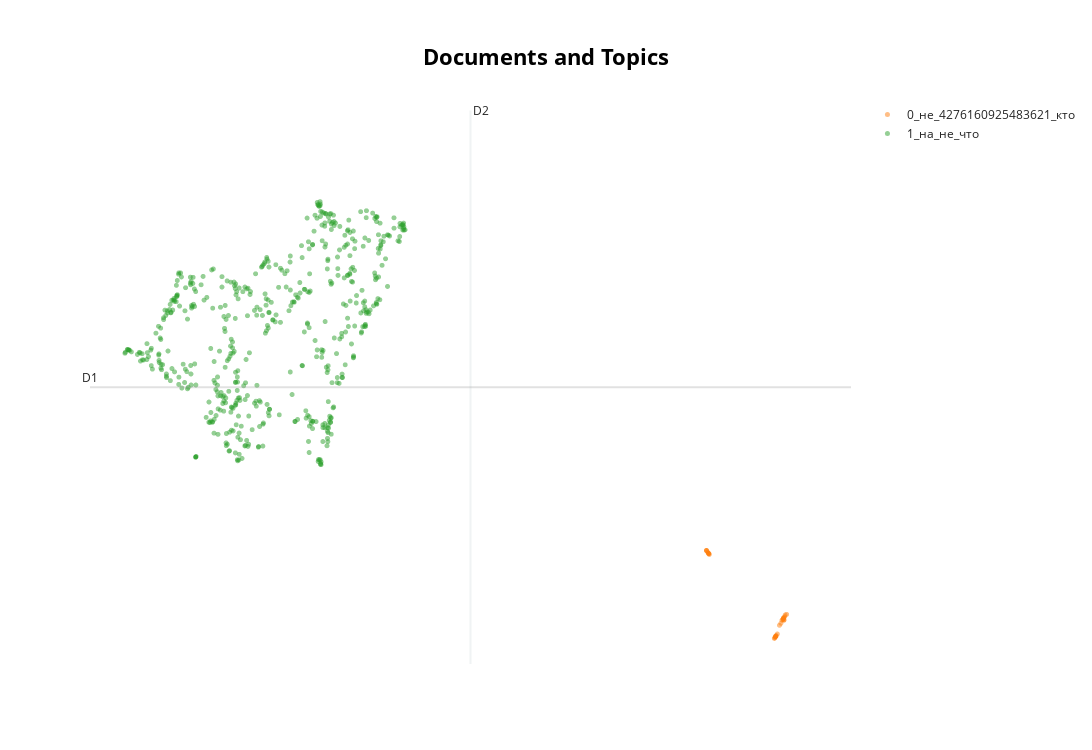

Notebook code cell kept with this figure:
### Code cell
topic_model.visualize_documents(docs, reduced_embeddings=reduced_embeddings, 
                                hide_document_hover=True, hide_annotations=True)

### Figure 1 — Plotly figure (JSON) as saved in the notebook; plotly's stock layout.template omitted (floating-point values rounded to 4 significant figures; data arrays with more than 128 entries replaced by an {"elided": "..."} marker saying what was removed)
{"data": [{"hoverinfo": "text", "marker": {"color": "#CFD8DC", "opacity": 0.5, "size": 5}, "mode": "markers+text", "name": "other", "showlegend": false, "type": "scattergl", "x": [null], "y": [null]}, {"hoverinfo": "text", "marker": {"opacity": 0.5, "size": 5}, "mode": "markers+text", "name": "0_не_4276160925483621_кто", "text": ["", "", "", "", "", "", "", "", "", "", "", "", "", "", "", "", "", "", "", "", "", "", "", "", "", "", "", "", "", "", "", "", "", ""], "textfont": {"size": 12}, "type": "scattergl", "x": [11.38, 9.561, 9.501, 11.6, 9.577, 11.58, 11.4, 9.527, 11.68, 11.38, 11.61, 11.36, 9.549, 9.555, 9.499, 9.5, 11.38, 11.61, 11.53, 11.43, 11.38, 11.59, 11.56, 11.59, 11.4, 11.6, 11.64, 11.63, 9.549, 11.35, 11.61, 11.38, 11.49, 9.568], "y": [3.515, 5.201, 5.265, 3.891, 5.185, 3.86, 3.534, 5.238, 3.965, 3.505, 3.899, 3.486, 5.213, 5.208, 5.266, 5.267, 3.514, 3.847, 3.783, 3.566, 3.514, 3.869, 3.844, 3.879, 3.525, 3.887, 3.953, 3.919, 5.214, 3.476, 3.848, 3.506, 3.742, 5.201]}, {"hoverinfo": "text", "marker": {"opacity": 0.5, "size": 5}, "mode": "markers+text", "name": "1_на_не_что", "text": {"elided": "553 str values"}, "textfont": {"size": 12}, "type": "scattergl", "x": {"elided": "553 float values"}, "y": {"elided": "553 float values"}}], "layout": {"annotations": [{"showarrow": false, "text": "D1", "x": -7.295, "y": 8.592, "yshift": 10}, {"showarrow": false, "text": "D2", "x": 3.071, "xshift": 10, "y": 14.23}], "height": 750, "shapes": [{"line": {"color": "#CFD8DC", "width": 2}, "type": "line", "x0": 3.071, "x1": 3.071, "y0": 2.955, "y1": 14.23}, {"line": {"color": "#9E9E9E", "width": 2}, "type": "line", "x0": -7.295, "x1": 13.44, "y0": 8.592, "y1": 8.592}], "title": {"font": {"color": "Black", "size": 22}, "text": "<b>Documents and Topics</b>", "x": 0.5, "xanchor": "center", "yanchor": "top"}, "width": 1200, "xaxis": {"autorange": true, "range": [-7.552, 13.46], "visible": false}, "yaxis": {"autorange": true, "range": [2.833, 14.42], "visible": false}}}
